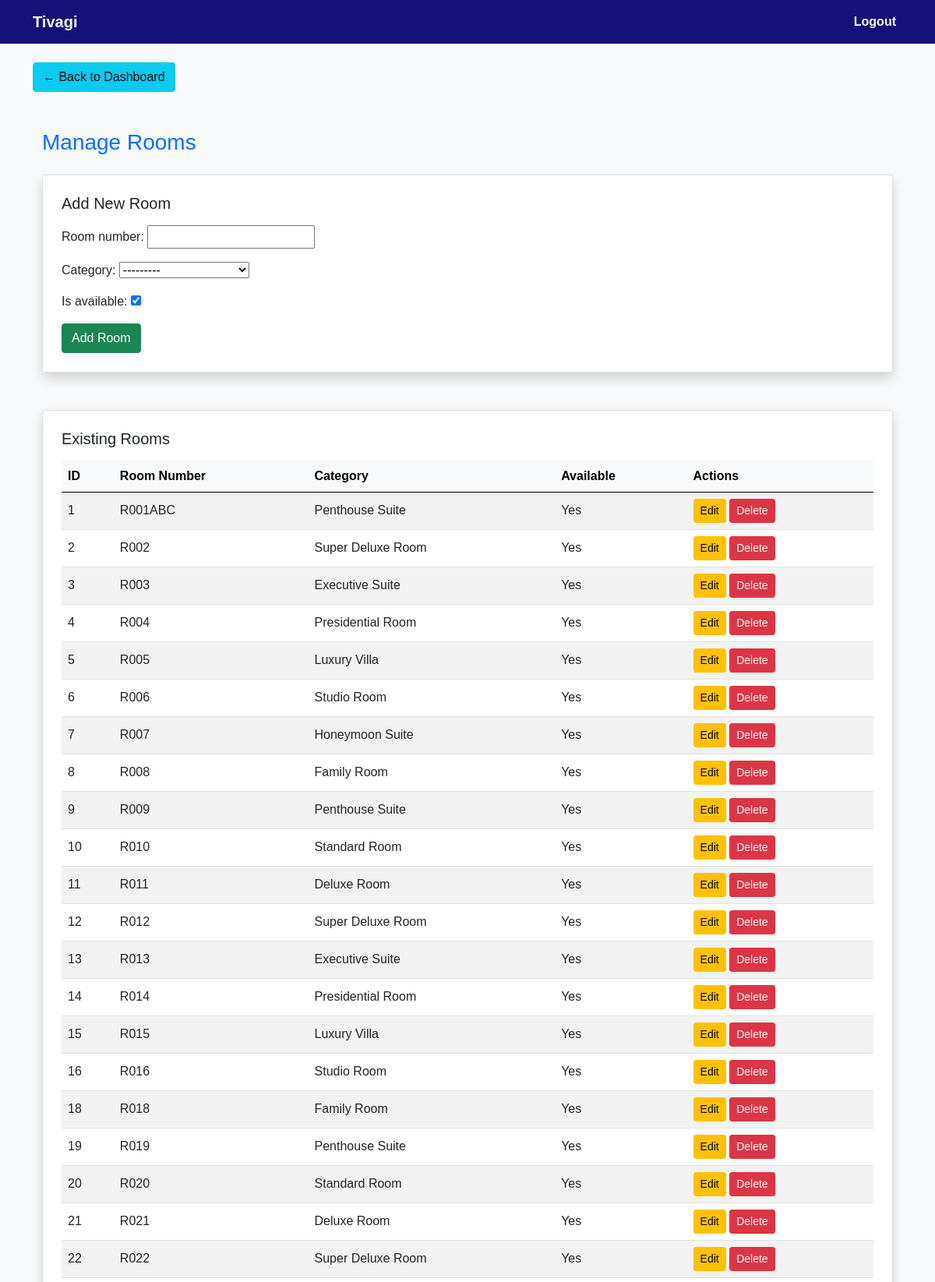
Page /manage_rooms/ (signed in, upper part) on the committed database.
### mn_app/models.py (models this page shows, shortened)
class Room(models.Model):
    room_number = models.CharField(max_length=10, unique=True)
    category = models.ForeignKey(RoomCategory, on_delete=models.CASCADE)
    is_available = models.BooleanField(default=True)

class RoomCategory(models.Model):
    name = models.CharField(max_length=100)
    base_price = models.DecimalField(max_digits=10, decimal_places=2)
    def __str__(self):
        return self.name

### mn_app/views.py (the view)
# urls.py: path('manage_rooms/', views.manage_rooms, name='manage_rooms'),
@login_required
def manage_rooms(request):
    rooms = Room.objects.all().select_related('category')
    form = RoomForm(request.POST or None)
    if request.method == 'POST' and form.is_valid():
        form.save()
        messages.success(request, "Room added successfully.")
        return redirect('manage_rooms')
    return render(request, 'manage_rooms.html', {'rooms': rooms, 'form': form})

### mn_app/forms.py
class RoomForm(forms.ModelForm):
    class Meta:
        model = Room
        fields = ['room_number', 'category', 'is_available']

### templates/manage_rooms.html (shortened to what this page needs)
{% extends 'base.html' %}
{% block content %}
<a href="{% url 'admin_dashboard' %}" class="btn btn-info">← Back to Dashboard</a>
<div class="container mt-5">
  <h3 class="mb-4 text-primary">Manage Rooms</h3>
  <div class="card p-4 shadow mb-5">
    <h5 class="mb-3">Add New Room</h5>
    <form method="POST">
      {{ form.as_p }}
      <button type="submit" class="btn btn-success">Add Room</button>
    </form>
  </div>
  <div class="card p-4 shadow">
    <h5 class="mb-3">Existing Rooms</h5>
    <table class="table table-striped table-hover align-middle">
      <thead class="table-light">
        <tr>
          <th>ID</th>
          <th>Room Number</th>
          <th>Category</th>
          <th>Available</th>
          <th>Actions</th>
        </tr>
      </thead>
      <tbody>
        {% for room in rooms %}
          <tr>
            <td>{{ room.id }}</td>
            <td>{{ room.room_number }}</td>
            <td>{{ room.category.name }}</td>
            <td>{{ room.is_available|yesno:"Yes,No" }}</td>
            <td>
              <a href="{% url 'edit_room' room.id %}" class="btn btn-warning btn-sm">Edit</a>
              <a href="{% url 'delete_room' room.id %}"
                 class="btn btn-danger btn-sm"
                 onclick="return confirm('Are you sure you want to delete this room?')">Delete</a>
            </td>
          </tr>
        {% empty %}
          <tr><td colspan="5" class="text-muted text-center">No rooms added yet.</td></tr>
        {% endfor %}
      </tbody>
    </table>
  </div>
</div>
{% endblock %}

### templates/base.html (style rules this page uses)
body { background-color: #f8f9fa; font-family: sans-serif; }

### rows in the picture
Room: id "1", room_number "R001ABC", category.name "Penthouse Suite", is_available "Yes"
Room: id "2", room_number "R002", category.name "Super Deluxe Room", is_available "Yes"
Room: id "3", room_number "R003", category.name "Executive Suite", is_available "Yes"
Room: id "4", room_number "R004", category.name "Presidential Room", is_available "Yes"
Room: id "5", room_number "R005", category.name "Luxury Villa", is_available "Yes"
Room: id "6", room_number "R006", category.name "Studio Room", is_available "Yes"
Room: id "7", room_number "R007", category.name "Honeymoon Suite", is_available "Yes"
Room: id "8", room_number "R008", category.name "Family Room", is_available "Yes"
Room: id "9", room_number "R009", category.name "Penthouse Suite", is_available "Yes"
Room: id "10", room_number "R010", category.name "Standard Room", is_available "Yes"
Room: id "11", room_number "R011", category.name "Deluxe Room", is_available "Yes"
Room: id "12", room_number "R012", category.name "Super Deluxe Room", is_available "Yes"
Room: id "13", room_number "R013", category.name "Executive Suite", is_available "Yes"
Room: id "14", room_number "R014", category.name "Presidential Room", is_available "Yes"
Room: id "15", room_number "R015", category.name "Luxury Villa", is_available "Yes"
Room: id "16", room_number "R016", category.name "Studio Room", is_available "Yes"
Room: id "18", room_number "R018", category.name "Family Room", is_available "Yes"
Room: id "19", room_number "R019", category.name "Penthouse Suite", is_available "Yes"
Room: id "20", room_number "R020", category.name "Standard Room", is_available "Yes"
Room: id "21", room_number "R021", category.name "Deluxe Room", is_available "Yes"
Room: id "22", room_number "R022", category.name "Super Deluxe Room", is_available "Yes"
